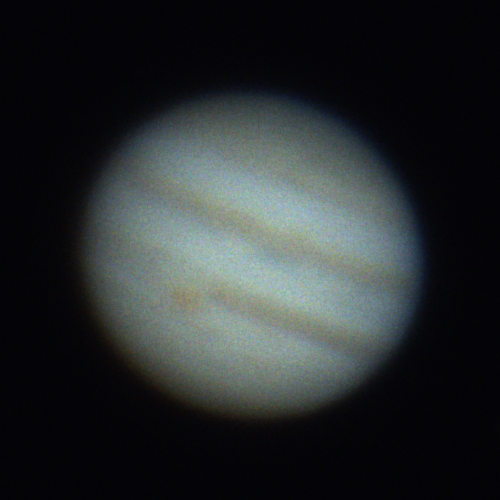
#> input picture tests/data/images/jupiter_high_quality.png, 500 x 500 px; the run also reads 1 picture not shown here
$ jupyter execute --allow-errors global_quality_poc.ipynb   (shell and % lines are left out)   (older library calls are emulated)
#> lines starting #> are read from the running program, lines starting #| are printed output that depends on the picture; long printed decimals are rounded
# Global Quality Estimation Proof of Concept

main goal is to establish an ROI for initial frame stabilizing and for choosing where to measure quality

because of that I think we can deal with a slightly sloppy method

let's start with some somple thresholding since we are dealing with

[cell 1]
import numpy as np
import cv2
import matplotlib.pyplot as plt

[cell 2]
# read in test images

# sharp-ish frame
jupiter_hq = cv2.imread("../tests/data/images/jupiter_high_quality.png")
#> jupiter_hq is the input picture: shape (500, 500, 3); mean B, G, R 45.3, 44.5, 40.2

# blurry frame
jupiter_lq = cv2.imread("../tests/data/images/jupiter_low_quality.png")

# # very very low noise
# moon = cv2.imread("../tests/data/images/moon_stacked_sharpened.jpg")

print(jupiter_hq.dtype)
#| uint8

[cell 3]
def plot(img, color = True):
    # plt.figure(figsize=(10,10))
#> called with color = True
    if color:
        plt.imshow(cv2.cvtColor(img, cv2.COLOR_BGR2RGB))
    else:
        plt.imshow(img, cmap="gray")
    plt.show()

# [14 lines left out: function plot_pair, not called in this run]

# [10 lines of commented-out code are left out]

[cell 4]
plot(jupiter_hq)
plot(jupiter_lq)

## Try different contrast methods

[cell 5]
# both expect grayscale

def rms_constrast(img):
    return img.std()

def michelson_constrast(img):
    minimum = np.min(img).astype(np.float32)
    maximum = np.max(img).astype(np.float32)
    return (maximum - minimum) / (maximum + minimum)

[cell 6]
def crop_jupiter_to_roi(img):
    return img[150:350, 150:350]

[cell 7]
lum = cv2.cvtColor(jupiter_hq, cv2.COLOR_BGR2Lab)[:, :, 0]
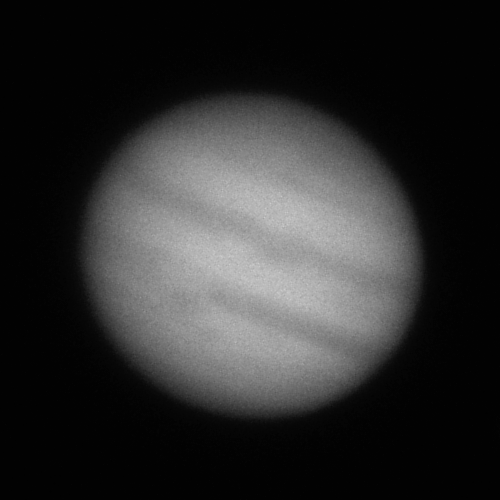
#> lum: shape (500, 500); min 1, max 204, mean 45
# lum = cv2.cvtColor(jupiter_hq, cv2.COLOR_BGR2GRAY)
lum = cv2.GaussianBlur(lum, (3, 3), 0)
lum = crop_jupiter_to_roi(lum)
#> in crop_jupiter_to_roi, `return img[150:350, 150:350]`:
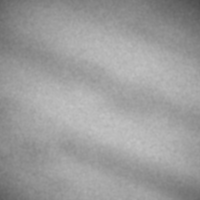
#> returned value: shape (200, 200); min 77, max 196, mean 156.5
print(rms_constrast(lum))
#| 19.171
print(michelson_constrast(lum))
#> in michelson_constrast, `minimum = np.min(img).astype(np.float32)`: minimum = 77
#> in michelson_constrast, `maximum = np.max(img).astype(np.float32)`: maximum = 196
#| 0.4359
print(lum.mean())
#| 156.547
plot(lum, color=False)

[cell 8]
# np.min(lum) + np.max(lum)

[cell 9]
lum = cv2.cvtColor(jupiter_lq, cv2.COLOR_BGR2Lab)[:, :, 0]
# lum = cv2.cvtColor(jupiter_lq, cv2.COLOR_BGR2GRAY)
lum = cv2.GaussianBlur(lum, (3, 3), 0)
lum = crop_jupiter_to_roi(lum)
print(rms_constrast(lum))
#| 18.701
print(michelson_constrast(lum))
#| 0.4071
print(lum.mean())
#| 156.3748
plot(lum, color=False)

[cell 10]
plot(crop_jupiter_to_roi(jupiter_hq))
plot(crop_jupiter_to_roi(jupiter_lq))
#> in crop_jupiter_to_roi (call 4), `return img[150:350, 150:350]`:
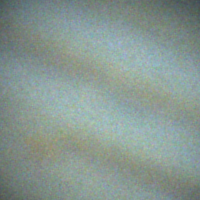
#> returned value: shape (200, 200, 3); mean of channels 0, 1, 2 145.8, 151.6, 135.8; drawn as B, G, R

## Try different edge/gradient methods

Strenght of edges can serve as a proxy for sharpness of an image

[cell 11]
# laplacian method

lum = cv2.cvtColor(jupiter_hq, cv2.COLOR_BGR2Lab)[:, :, 0]
lum = cv2.GaussianBlur(lum, (7, 7), 0)
edges = cv2.Laplacian(lum, -1, ksize=3)
edges = cv2.normalize(edges, None, 0, 255, cv2.NORM_MINMAX, dtype=cv2.CV_8U)

print(edges.var())
#| 578.638

plot(lum, False)
plot(edges, False)

#> (a cell that did not finish here is left out)

#> (a cell that did not finish here is left out)

[cell 14]
# gradient method

lum = cv2.cvtColor(jupiter_hq, cv2.COLOR_BGR2Lab)[:, :, 0]
lum = cv2.GaussianBlur(lum, (5, 5), 0)

grad_x = cv2.Sobel(
    lum,
    cv2.CV_16S,
    1,
    0,
    ksize=-1,
    scale=1,
    delta=0,
    borderType=cv2.BORDER_DEFAULT,
)
grad_y = cv2.Sobel(
    lum,
    cv2.CV_16S,
    0,
    1,
    ksize=-1,
    scale=1,
    delta=0,
    borderType=cv2.BORDER_DEFAULT,
)
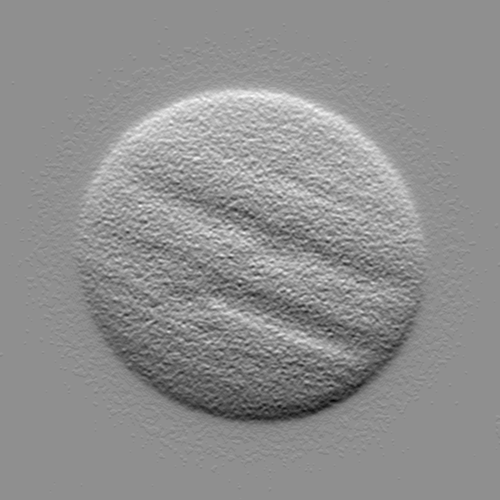
#> grad_y: shape (500, 500) int16; min -218, max 170, mean 0; drawn with min black and max white
abs_grad_x = cv2.convertScaleAbs(grad_x)
abs_grad_y = cv2.convertScaleAbs(grad_y)
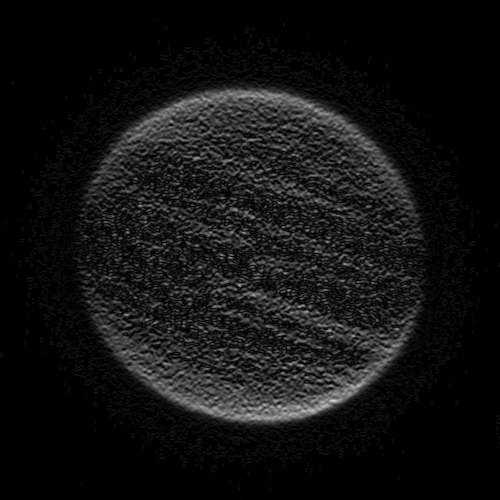
#> abs_grad_y: shape (500, 500); min 0, max 218, mean 18.1
edges = cv2.addWeighted(abs_grad_x, 0.5, abs_grad_y, 0.5, 0)
edges = cv2.normalize(edges, None, 0, 255, cv2.NORM_MINMAX, dtype=cv2.CV_8U)

print(edges.var())
#| 1357.887

plot(lum, False)
plot(edges, False)

[cell 15]
# gradient method

lum = cv2.cvtColor(jupiter_lq, cv2.COLOR_BGR2Lab)[:, :, 0]
lum = cv2.GaussianBlur(lum, (5, 5), 0)

grad_x = cv2.Sobel(
    lum,
    cv2.CV_16S,
    1,
    0,
    ksize=-1,
    scale=1,
    delta=0,
    borderType=cv2.BORDER_DEFAULT,
)
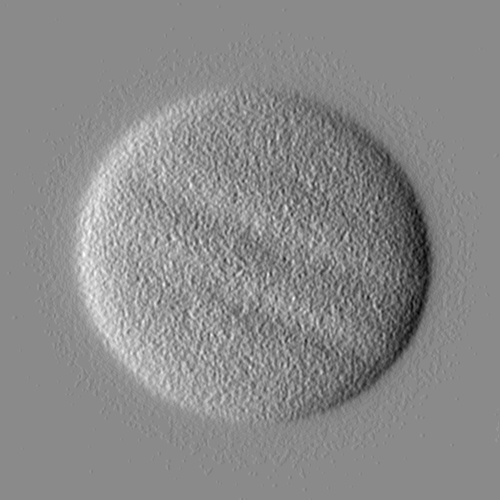
#> grad_x: shape (500, 500) int16; min -189, max 160, mean 0; drawn with min black and max white
grad_y = cv2.Sobel(
    lum,
    cv2.CV_16S,
    0,
    1,
    ksize=-1,
    scale=1,
    delta=0,
    borderType=cv2.BORDER_DEFAULT,
)
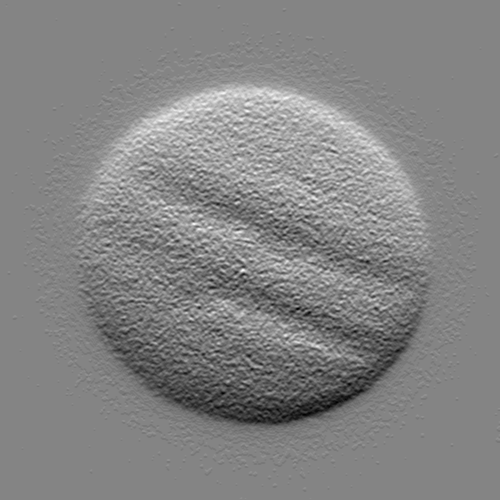
#> grad_y: shape (500, 500) int16; min -176, max 164, mean 0; drawn with min black and max white
abs_grad_x = cv2.convertScaleAbs(grad_x)
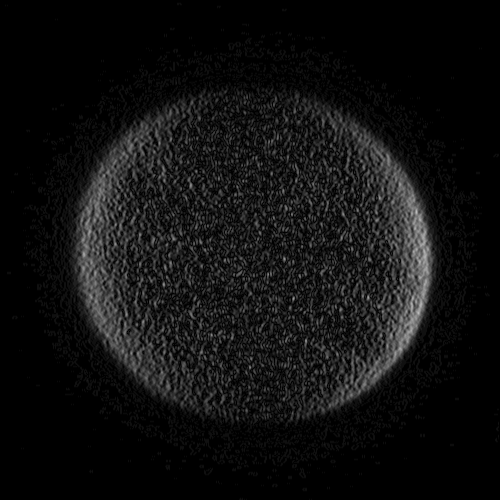
#> abs_grad_x: shape (500, 500); min 0, max 189, mean 16.3
abs_grad_y = cv2.convertScaleAbs(grad_y)
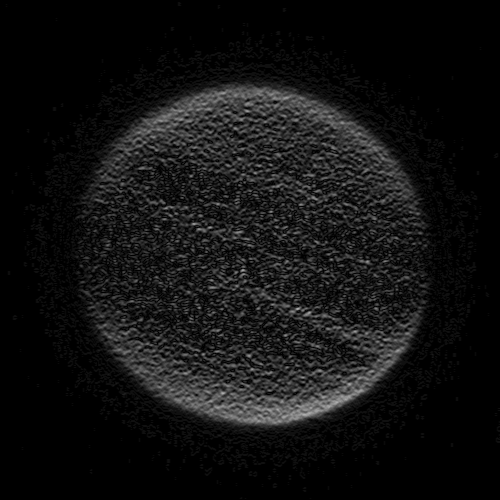
#> abs_grad_y: shape (500, 500); min 0, max 176, mean 17.5
edges = cv2.addWeighted(abs_grad_x, 0.5, abs_grad_y, 0.5, 0)
edges = cv2.normalize(edges, None, 0, 255, cv2.NORM_MINMAX, dtype=cv2.CV_8U)
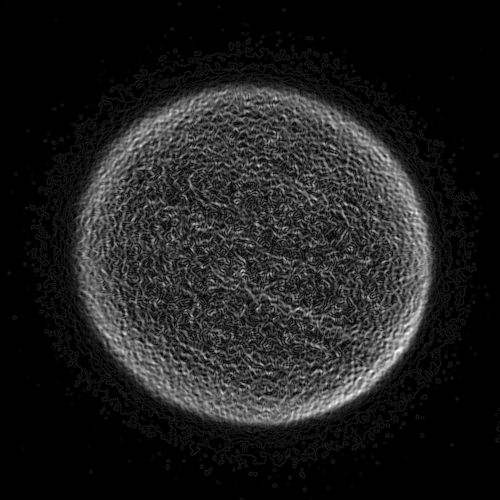
#> edges: shape (500, 500); min 0, max 255, mean 30.5

print(edges.var())
#| 1693.770

plot(lum, False)
plot(edges, False)
